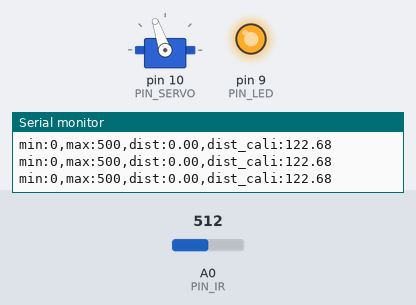
This sketch was run on a simulated Arduino Uno, built with avr-gcc and run on an emulated ATmega328P. Parts: servo, output pins drawn as LEDs (lit = HIGH), the last lines printed to the serial monitor. Inputs (shaded band) come from the test bench; at power-on: A0 (PIN_IR) = 512.

Above: at 1.2 s.
1.3 s: A0 (PIN_IR) set to 330
2.8 s: A0 (PIN_IR) set to 313
At 3.6 s:
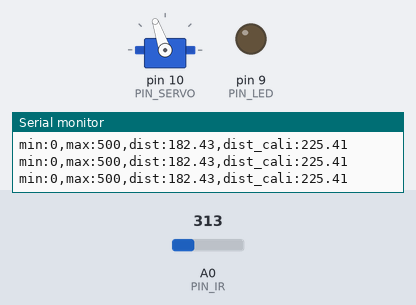
4.3 s: A0 (PIN_IR) set to 260
5.8 s: A0 (PIN_IR) set to 239
At 6.6 s:
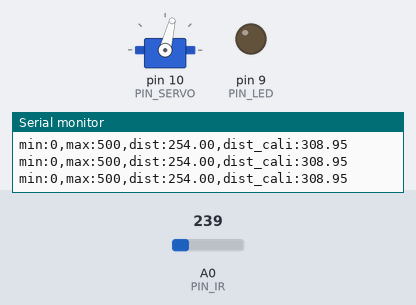
7.3 s: A0 (PIN_IR) set to 210
At 7.6 s:
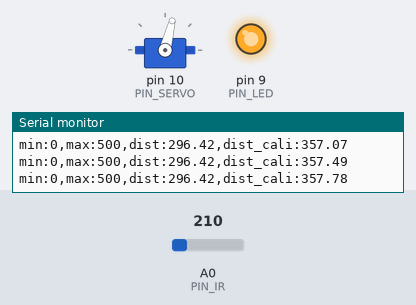
8.8 s: A0 (PIN_IR) set to 306
At 9.2 s:
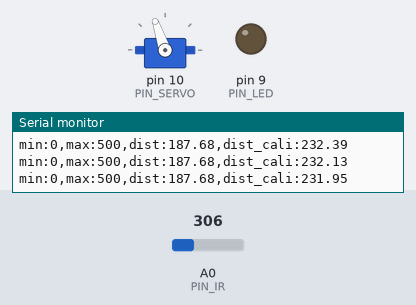
Timing chart, 0 to 11.3 s (numbered marks = the images above; inputs shaded):
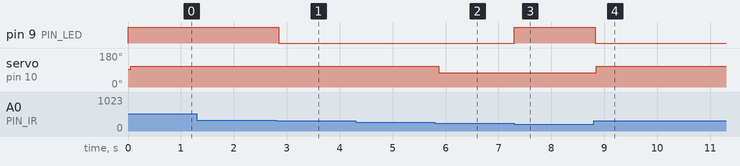

The sketch:

21_bbc_20213362.ino
```cpp
#include <Servo.h>

// Arduino pin assignment
#define PIN_IR A0
#define PIN_LED 9
#define PIN_SERVO 10
#define PIN_TRIG 12
#define PIN_ECHO 13

// Distance sensor
#define _DIST_ALPHA 0.5 //DIST_ALPHA 값 설정

#define _DUTY_MIN 553 // servo full clockwise position (0 degree)
#define _DUTY_NEU 1500 // servo neutral position (90 degree)
#define _DUTY_MAX 2399 // servo full counterclockwise position (180 degree)

// configurable parameters
#define SND_VEL 346.0 // sound velocity at 24 celsius degree (unit: m/s)
#define _INTERVAL_DIST 25  // USS interval (unit: ms)
#define _INTERVAL_SERVO 20  // servo interval (unit: ms)
#define _INTERVAL_SERIAL 100 // serial interval (unit: ms)
#define _DIST_MIN 100 // minimum distance to be measured (unit: mm)
#define _DIST_MAX 300 // maximum distance to be measured (unit: mm)
#define _DIST_ALPHA 0.3
#define INTERVAL 25 // sampling interval (unit: ms)

#define _DUTY_MIN 1000 // servo full clockwise position (0 degree)
#define _DUTY_NEU 1500 // servo neutral position (90 degree)
#define _DUTY_MAX 2000 // servo full counterclockwise position (180 degree)


Servo myservo;
int a, b; // unit: mm
int duty_interval;
int duty_;
float dist_min, dist_max, dist_raw, dist_ema, alpha; // unit: mm
unsigned long last_sampling_time; // unit: ms
float scale; // used for pulse duration to distance conversion
float timeout; // unit: us


void setup() {
// initialize GPIO pins
  pinMode(PIN_LED,OUTPUT);
  digitalWrite(PIN_LED, 1);
  myservo.attach(PIN_SERVO);
  myservo.writeMicroseconds(1500);

  dist_min = _DIST_MIN;
  dist_max = _DIST_MAX;
  alpha = _DIST_ALPHA;
  timeout = (INTERVAL / 2) * 1000.0; // precalculate pulseIn() timeout value. (unit: us)
  dist_raw = 0.0; // raw distance output from USS (unit: mm)
  scale = 0.001 * 0.5 * SND_VEL;


  duty_ = 1500;

  a = 75; //70;
  b = 332; //300;
  Serial.begin(57600);
  last_sampling_time = 0;
}

float ir_distance(void){ //
  float val;
  float volt = float(analogRead(PIN_IR));
  val = ((6762.0/(volt-9.0))-4.0) * 10.0;
  return val;
}


void loop() {

  if(millis() < last_sampling_time + INTERVAL) return;

  dist_raw = ir_distance();
  dist_ema = alpha*dist_raw + (1-alpha)*dist_ema;
  double dist_raw_prev;
  if (dist_min <= dist_raw && dist_raw <= dist_max) {
    dist_raw_prev = dist_raw;
  } else {
    dist_raw = dist_raw_prev;
  }

  float dist_cali = 100 + 300.0 / (b - a) * (dist_ema - a);

  Serial.print("min:0,max:500,dist:");
  Serial.print(dist_raw);
  Serial.print(",dist_cali:");
  Serial.println(dist_cali);
  if(dist_cali > 220 && dist_cali <317) digitalWrite(PIN_LED, 0);
  else digitalWrite(PIN_LED, 255);
  delay(20);


  if(dist_cali > 295) {
    duty_ = 1330;
  }
  else {
    duty_ = 1670;
  }


  if(duty_ > 2100) {
    duty_ = 2100;
  }
  else if(duty_ < 900) {
    duty_  = 900;
  }


  myservo.writeMicroseconds(duty_);
  last_sampling_time += INTERVAL;
}
```

Measured:
- the behaviour switches between 320 and 319 on A0 (PIN_IR) (found by bisection; images 0 and 1)
- the behaviour switches between 249 and 248 on A0 (PIN_IR) (found by bisection; images 1 and 2)
- after the input at 2.8 s, pin 9 (PIN_LED): HIGH → LOW after 0.05 s
- after the input at 5.8 s, servo on pin 10 (PIN_SERVO): 109° → 76° after 0.07 s
- after the input at 7.3 s, pin 9 (PIN_LED): LOW → HIGH at once
- after the input at 8.8 s, pin 9 (PIN_LED): HIGH → LOW at once; servo on pin 10 (PIN_SERVO): 76° → 109° after 0.05 s
